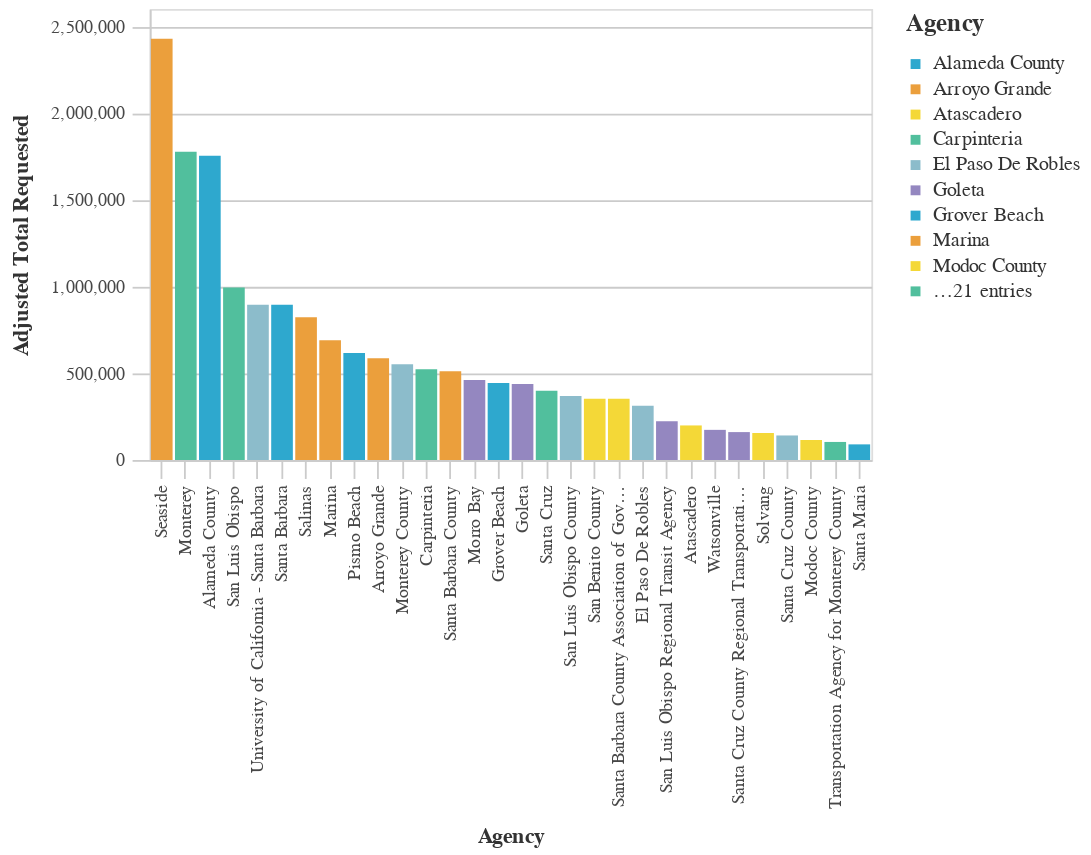

The cell this chart's notebook holds for it:
### Code cell
#Bar chart Average Total Requested Funds by Agency
chart4=(_dla_utils_reports.basic_bar_chart_no_save((((_dla_utils_reports.calculate_data_all(df, 'adjusted_total_requested', 'primary_agency_name', aggfunc="mean"))
                          >>arrange(-_.adjusted_total_requested)).head(30)
                        ), 'primary_agency_name','adjusted_total_requested', 'primary_agency_name', district
                          
                       ))
    
display(HTML("<h4><strong>Average Total Requested Funds by Agency ($2021)</strong></h4>"))
display(chart4)

### Figure 1 — Vega-Lite specification as saved in the notebook (floating-point values rounded to 4 significant figures)
{"config": {"view": {"continuousWidth": 400, "continuousHeight": 300}, "axis": {"domainColor": "#cbcbcb", "grid": true, "gridColor": "#cbcbcb", "gridWidth": 1, "labelColor": "#474747", "labelFont": "Nunito Sans", "labelFontSize": 10, "labelPadding": 4, "tickColor": "#cbcbcb", "tickSize": 10, "titleColor": "#333", "titleFont": "Raleway", "titleFontSize": 12, "titlePadding": 10}, "axisBand": {"grid": false}, "background": "white", "font": "Raleway", "header": {"labelFont": "Nunito Sans", "titleFont": "Raleway"}, "legend": {"labelColor": "#333", "labelFont": "Nunito Sans", "labelFontSize": 11, "labelLimit": 0, "padding": 1, "symbolSize": 30, "symbolType": "square", "titleColor": "#333", "titleFont": "Raleway", "titleFontSize": 14, "titlePadding": 10}, "title": {"anchor": "middle", "font": "Raleway", "fontSize": 18, "fontWeight": 300, "offset": 20}}, "data": {"name": "data-53e9dbc78a76ca737dd9c17413d4b064"}, "mark": "bar", "encoding": {"color": {"field": "primary_agency_name", "legend": {"symbolLimit": 10, "title": "Agency"}, "scale": {"range": ["#2EA8CE", "#EB9F3C", "#F4D837", "#51BF9D", "#8CBCCB", "#9487C0"]}, "type": "nominal"}, "tooltip": [{"field": "primary_agency_name", "type": "nominal"}, {"field": "adjusted_total_requested", "type": "quantitative"}], "x": {"field": "primary_agency_name", "sort": "-y", "title": "Agency", "type": "nominal"}, "y": {"field": "adjusted_total_requested", "title": "Adjusted Total Requested", "type": "quantitative"}}, "height": 250, "width": 400, "$schema": "https://vega.github.io/schema/vega-lite/v4.17.0.json", "datasets": {"data-53e9dbc78a76ca737dd9c17413d4b064": [{"primary_agency_name": "Seaside", "adjusted_total_requested": 2428000.0}, {"primary_agency_name": "Monterey", "adjusted_total_requested": 1777000.0}, {"primary_agency_name": "Alameda County", "adjusted_total_requested": 1755000.0}, {"primary_agency_name": "San Luis Obispo", "adjusted_total_requested": 994100.0}, {"primary_agency_name": "University of California - Santa Barbara", "adjusted_total_requested": 894700.0}, {"primary_agency_name": "Santa Barbara", "adjusted_total_requested": 894500.0}, {"primary_agency_name": "Salinas", "adjusted_total_requested": 823200.0}, {"primary_agency_name": "Marina", "adjusted_total_requested": 690400.0}, {"primary_agency_name": "Pismo Beach", "adjusted_total_requested": 616600.0}, {"primary_agency_name": "Arroyo Grande", "adjusted_total_requested": 587300.0}, {"primary_agency_name": "Monterey County", "adjusted_total_requested": 551600.0}, {"primary_agency_name": "Carpinteria", "adjusted_total_requested": 522700.0}, {"primary_agency_name": "Santa Barbara County", "adjusted_total_requested": 511600.0}, {"primary_agency_name": "Morro Bay", "adjusted_total_requested": 461300.0}, {"primary_agency_name": "Grover Beach", "adjusted_total_requested": 444600.0}, {"primary_agency_name": "Goleta", "adjusted_total_requested": 438800.0}, {"primary_agency_name": "Santa Cruz", "adjusted_total_requested": 399400.0}, {"primary_agency_name": "San Luis Obispo County", "adjusted_total_requested": 369400.0}, {"primary_agency_name": "San Benito County", "adjusted_total_requested": 353400.0}, {"primary_agency_name": "Santa Barbara County Association of Governments", "adjusted_total_requested": 353000.0}, {"primary_agency_name": "El Paso De Robles", "adjusted_total_requested": 312800.0}, {"primary_agency_name": "San Luis Obispo Regional Transit Agency", "adjusted_total_requested": 223500.0}, {"primary_agency_name": "Atascadero", "adjusted_total_requested": 199400.0}, {"primary_agency_name": "Watsonville", "adjusted_total_requested": 173900.0}, {"primary_agency_name": "Santa Cruz County Regional Transportation Commission", "adjusted_total_requested": 161000.0}, {"primary_agency_name": "Solvang", "adjusted_total_requested": 155600.0}, {"primary_agency_name": "Santa Cruz County", "adjusted_total_requested": 141500.0}, {"primary_agency_name": "Modoc County", "adjusted_total_requested": 115400.0}, {"primary_agency_name": "Transportation Agency for Monterey County", "adjusted_total_requested": 104200.0}, {"primary_agency_name": "Santa Maria", "adjusted_total_requested": 90240.0}]}}
